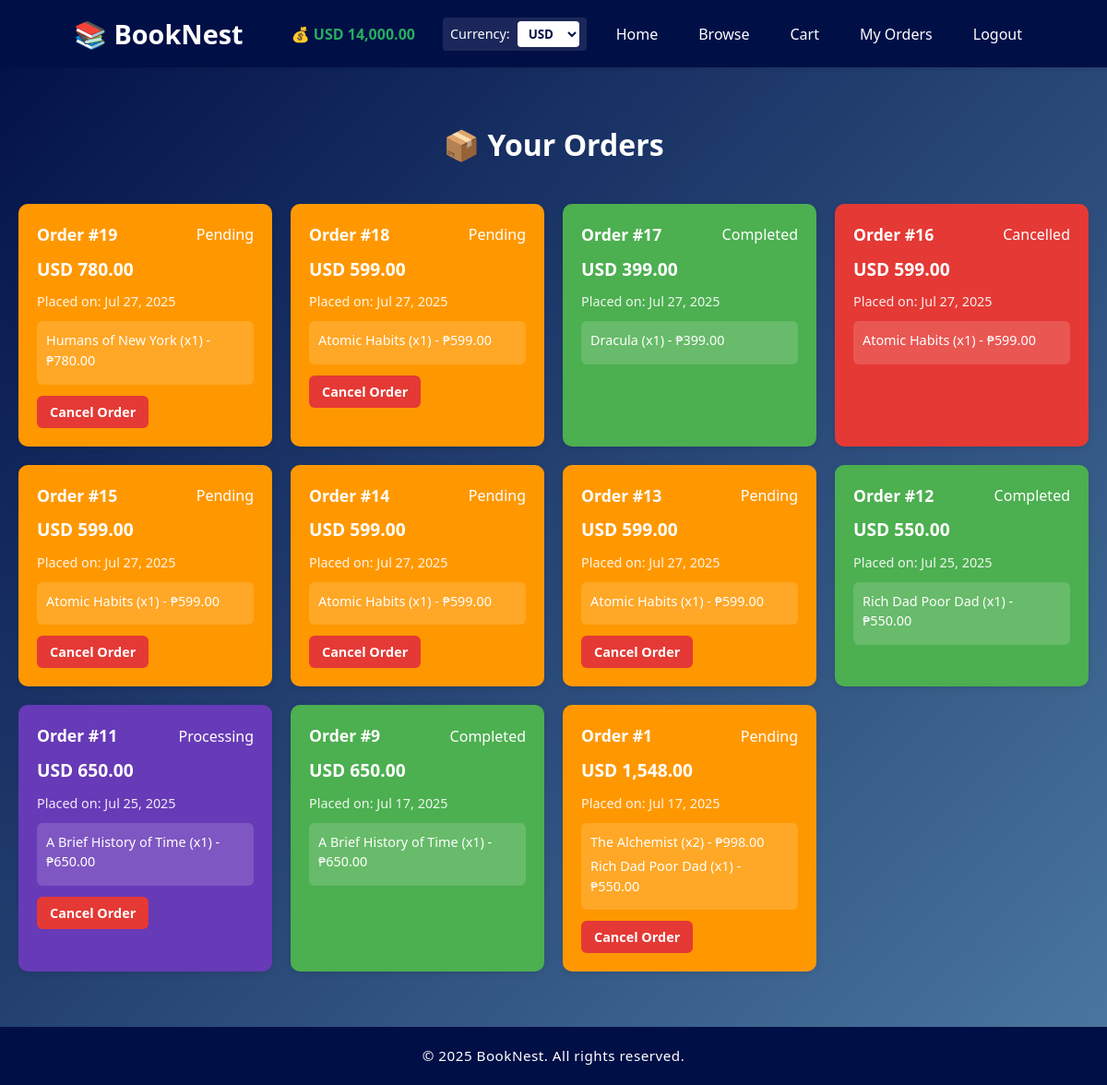
The app's page /order_history.php (signed in) with its own data.
### tables this page shows
CREATE TABLE `orders` (
  `order_id` int(11) NOT NULL,
  `user_id` int(11) DEFAULT NULL,
  `order_date` timestamp NOT NULL DEFAULT current_timestamp(),
  `status` enum('pending','processing','shipped','completed','cancelled') DEFAULT 'pending',
  `total_amount` decimal(10,2) DEFAULT 0.00
);

CREATE TABLE `order_items` (
  `item_id` int(11) NOT NULL,
  `order_id` int(11) DEFAULT NULL,
  `book_id` int(11) DEFAULT NULL,
  `quantity` int(11) DEFAULT NULL,
  `subtotal` decimal(10,2) NOT NULL
);

CREATE TABLE `books` (
  `book_id` int(11) NOT NULL,
  `title` varchar(255) NOT NULL,
  `author` varchar(255) DEFAULT NULL,
  `price` decimal(10,2) NOT NULL,
  `stock` int(11) DEFAULT 0,
  `category_id` int(11) DEFAULT NULL,
  `is_featured` tinyint(1) DEFAULT 0,
  `is_digital` tinyint(1) DEFAULT 0
);

### includes/currency_helper.php (called while the page is built, shortened)
<?php
if (!function_exists('display_price')) {
    function display_price($price) {
        global $conn;
        $currencyId = $_SESSION['currency_id'] ?? null;
        $currencyId = $currencyId ?? 1;
        $stmt = $conn->prepare("SELECT ConvertPrice(?, ?) AS converted");
        $stmt->bind_param("di", $price, $currencyId);
        $stmt->execute();
        $result = $stmt->get_result();
        $row = $result->fetch_assoc();
        $converted = $row['converted'] ?? $price;
        $codeStmt = $conn->prepare("SELECT currency_code FROM currencies WHERE currency_id = ?");
        $codeStmt->bind_param("i", $currencyId);
        $codeStmt->execute();
        $codeRes = $codeStmt->get_result();
        $codeRow = $codeRes->fetch_assoc();
        $currencyCode = $codeRow['currency_code'] ?? 'PHP';
        return $currencyCode . ' ' . number_format($converted, 2);
    }
}
?>

### order_history.php (the view, shortened to what this page needs)
<?php
include 'includes/header.php';
$user_id = $_SESSION['user_id'];
$sql = "
    SELECT o.order_id, o.order_date, o.status,
           COALESCE(SUM(b.price * oi.quantity), 0) AS total_price
    FROM orders o
    LEFT JOIN order_items oi ON o.order_id = oi.order_id
    LEFT JOIN books b ON oi.book_id = b.book_id
    WHERE o.user_id = ?
    GROUP BY o.order_id, o.order_date, o.status
    ORDER BY o.order_date DESC
";
$stmt = $conn->prepare($sql);
$stmt->bind_param("i", $user_id);
$stmt->execute();
$result = $stmt->get_result();
?>
<div class="container">
    <div class="orderhistory-container">
        <h2>📦 Your Orders</h2>
        <?php while ($row = $result->fetch_assoc()): ?>
            <div class="order-block <?php echo strtolower($row['status']); ?>" data-order-id="<?php echo $row['order_id']; ?>">
                <div class="order-header">
                    <span class="order-id">Order #<?php echo $row['order_id']; ?></span>
                    <span class="order-status-text"><?php echo ucfirst($row['status']); ?></span>
                </div>
                <p class="order-price"><?php echo display_price($row['total_price']); ?></p>
                <small class="order-date">Placed on: <?php echo date("M d, Y", strtotime($row['order_date'])); ?></small>
                <div class="order-items">
                    <ul>
                        <?php
                        $items_stmt = $conn->prepare("
                            SELECT b.title, oi.quantity, oi.subtotal
                            FROM order_items oi
                            JOIN books b ON oi.book_id = b.book_id
                            WHERE oi.order_id = ?
                        ");
                        $items_stmt->bind_param("i", $row['order_id']);
                        $items_stmt->execute();
                        $items = $items_stmt->get_result();
                        while ($item = $items->fetch_assoc()) {
                            echo "<li>" . htmlspecialchars($item['title']) .
                                 " (x" . $item['quantity'] . ") - ₱" . number_format($item['subtotal'], 2) . "</li>";
                        }
                        ?>
                    </ul>
                </div>
                <?php if (in_array($row['status'], ['pending', 'shipped', 'processing'])): ?>
                    <div class="order-actions">
                        <?php if ($row['status'] == 'pending' || $row['status'] == 'processing'): ?>
                            <button type="button" class="cancel-btn" data-order-id="<?php echo $row['order_id']; ?>">
                                Cancel Order
                            </button>
                        <?php endif; ?>
                    </div>
                <?php endif; ?>
            </div>
        <?php endwhile; ?>
    </div>
</div>
<?php include 'includes/footer.php'; ?>

### css/header.css (style rules this page uses)
* { font-family: 'Segoe UI', Tahoma, Geneva, Verdana, sans-serif; margin: 0; padding: 0; box-sizing: border-box; }
body { background-color: #f9f9f9; color: #333; line-height: 1.5; }

### css/order_history.css (style rules this page uses)
body { background: linear-gradient(135deg, #010F47 0%, #4B79A1 100%); font-family: 'Segoe UI', Tahoma, Geneva, Verdana, sans-serif; margin: 0; padding: 0; color: #333; }
.container { max-width: 1200px; margin: 60px auto; padding: 0 20px; }
.orderhistory-container { display: grid; grid-template-columns: repeat(auto-fill, minmax(250px, 1fr)); gap: 20px; }
.orderhistory-container h2 { grid-column: 1 / -1; font-size: 2em; color: white; margin-bottom: 20px; text-align: center; font-weight: bold; }
.order-block { padding: 20px; border-radius: 10px; color: white; box-shadow: 0 2px 6px rgba(0, 0, 0, 0.1); transition: transform 0.2s ease, opacity 0.3s ease; }
.order-header { display: flex; justify-content: space-between; align-items: center; margin-bottom: 10px; }
.order-id { font-weight: bold; font-size: 1.1em; }
.order-block.pending { background-color: #ff9800; }
.order-block.processing { background-color: #673ab7; }
.order-block.completed { background-color: #4caf50; }
.order-block.cancelled { background-color: #e53935; }
.order-price { font-size: 1.2em; font-weight: bold; margin: 8px 0; }
.order-date { font-size: 0.9em; opacity: 0.9; }
.order-items { margin-top: 10px; background: rgba(255, 255, 255, 0.15); padding: 10px; border-radius: 6px; }
.order-items ul { list-style: none; padding: 0; margin: 0; }
.order-items li { font-size: 0.9em; margin-bottom: 5px; }
.order-actions { margin-top: 12px; display: flex; gap: 10px; }
.cancel-btn { background-color: #e53935; color: white; border: none; padding: 8px 14px; border-radius: 6px; cursor: pointer; font-size: 0.9em; font-weight: bold; transition: background-color 0.3s ease; }

### records on screen
orders: order_id "19", status "Pending", total_price "USD 780.00", order_date "Jul 27, 2025"
order_items: book.title "Humans of New York", quantity "1", subtotal "780.00"
orders: order_id "18", status "Pending", total_price "USD 599.00", order_date "Jul 27, 2025"
order_items: book.title "Atomic Habits", quantity "1", subtotal "599.00"
orders: order_id "17", status "Completed", total_price "USD 399.00", order_date "Jul 27, 2025"
order_items: book.title "Dracula", quantity "1", subtotal "399.00"
orders: order_id "16", status "Cancelled", total_price "USD 599.00", order_date "Jul 27, 2025"
order_items: book.title "Atomic Habits", quantity "1", subtotal "599.00"
orders: order_id "15", status "Pending", total_price "USD 599.00", order_date "Jul 27, 2025"
order_items: book.title "Atomic Habits", quantity "1", subtotal "599.00"
orders: order_id "14", status "Pending", total_price "USD 599.00", order_date "Jul 27, 2025"
order_items: book.title "Atomic Habits", quantity "1", subtotal "599.00"
orders: order_id "13", status "Pending", total_price "USD 599.00", order_date "Jul 27, 2025"
order_items: book.title "Atomic Habits", quantity "1", subtotal "599.00"
orders: order_id "12", status "Completed", total_price "USD 550.00", order_date "Jul 25, 2025"
order_items: book.title "Rich Dad Poor Dad", quantity "1", subtotal "550.00"
orders: order_id "11", status "Processing", total_price "USD 650.00", order_date "Jul 25, 2025"
order_items: book.title "A Brief History of Time", quantity "1", subtotal "650.00"
orders: order_id "9", status "Completed", total_price "USD 650.00", order_date "Jul 17, 2025"
order_items: book.title "A Brief History of Time", quantity "1", subtotal "650.00"
orders: order_id "1", status "Pending", total_price "USD 1,548.00", order_date "Jul 17, 2025"
order_items: book.title "The Alchemist", quantity "2", subtotal "998.00"
order_items: book.title "Rich Dad Poor Dad", quantity "1", subtotal "550.00"

### other values on screen
$wallet_display "USD 14,000.00"
form field currency_id "USD"
